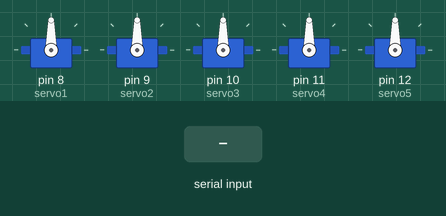
The sketch below on a simulated Arduino Uno, built with avr-gcc and run on an emulated ATmega328P. Shown: 5 × servo. The inputs (shaded band) are chosen by the test bench. What the sketch prints to the serial monitor is not drawn.

Above: at 1.2 s.
1.3 s: "t90\n" received over Serial
At 2.5 s:
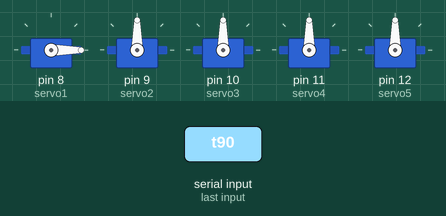
2.8 s: "t,45\n" received over Serial
At 3.7 s:
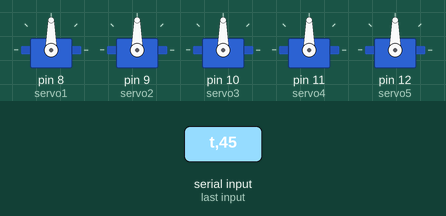
4.3 s: "i90\n" received over Serial
At 4.8 s:
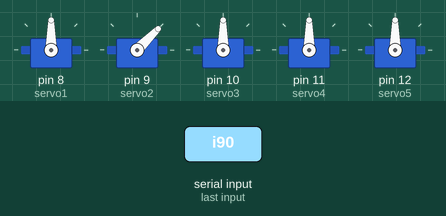
5.8 s: "i,45\n" received over Serial
At 7.0 s:
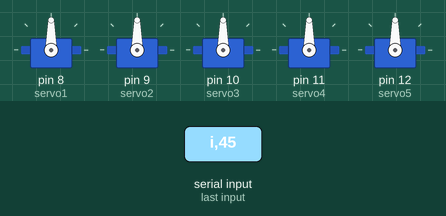
7.3 s: "m90\n" received over Serial
At 8.3 s:
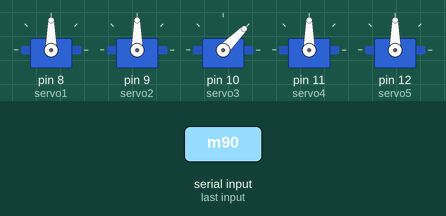
Timing chart, 0 to 9.8 s (numbered marks = the images above; inputs shaded):
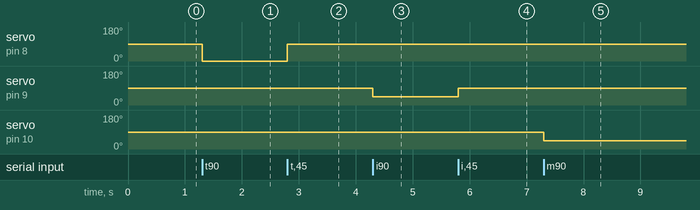

The sketch:

servotester1.ino
```cpp
#include <Servo.h>

Servo servo1; Servo servo2; Servo servo3; Servo servo4; Servo servo5;


void setup() {
  servo1.attach(8);
  servo2.attach(9);
  servo3.attach(10);
  servo4.attach(11);
  servo5.attach(12);

  Serial.begin(19200);
  Serial.println("Ready");

}

void loop() {

  static int v = 0;

  if ( Serial.available()) {
    char ch = Serial.read();

    switch (ch) {
      case '0'...'9':
        v = v * 10 + ch - '0';
        break;
      case 't':
        servo1.write(v);
        v = 0;
        break;
      case 'i':
        servo2.write(v);
        v = 0;
        break;
      case 'm':
        servo3.write(v);
        v = 0;
        break;
      case 'r':
        servo4.write(v);
        v = 0;
        break;
      case 'p':
        servo5.write(v);
        v = 0;
        break;
    }
  }

  // Servo::refresh();

}
```

Measured:
- after the input at 1.3 s, servo on pin 8 (servo1): 90° → 0° at once
- after the input at 2.8 s, servo on pin 8 (servo1): 0° → 90° at once
- after the input at 4.3 s, servo on pin 9 (servo2): 90° → 45° at once
- after the input at 5.8 s, servo on pin 9 (servo2): 45° → 90° at once
- after the input at 7.3 s, servo on pin 10 (servo3): 90° → 45° at once
